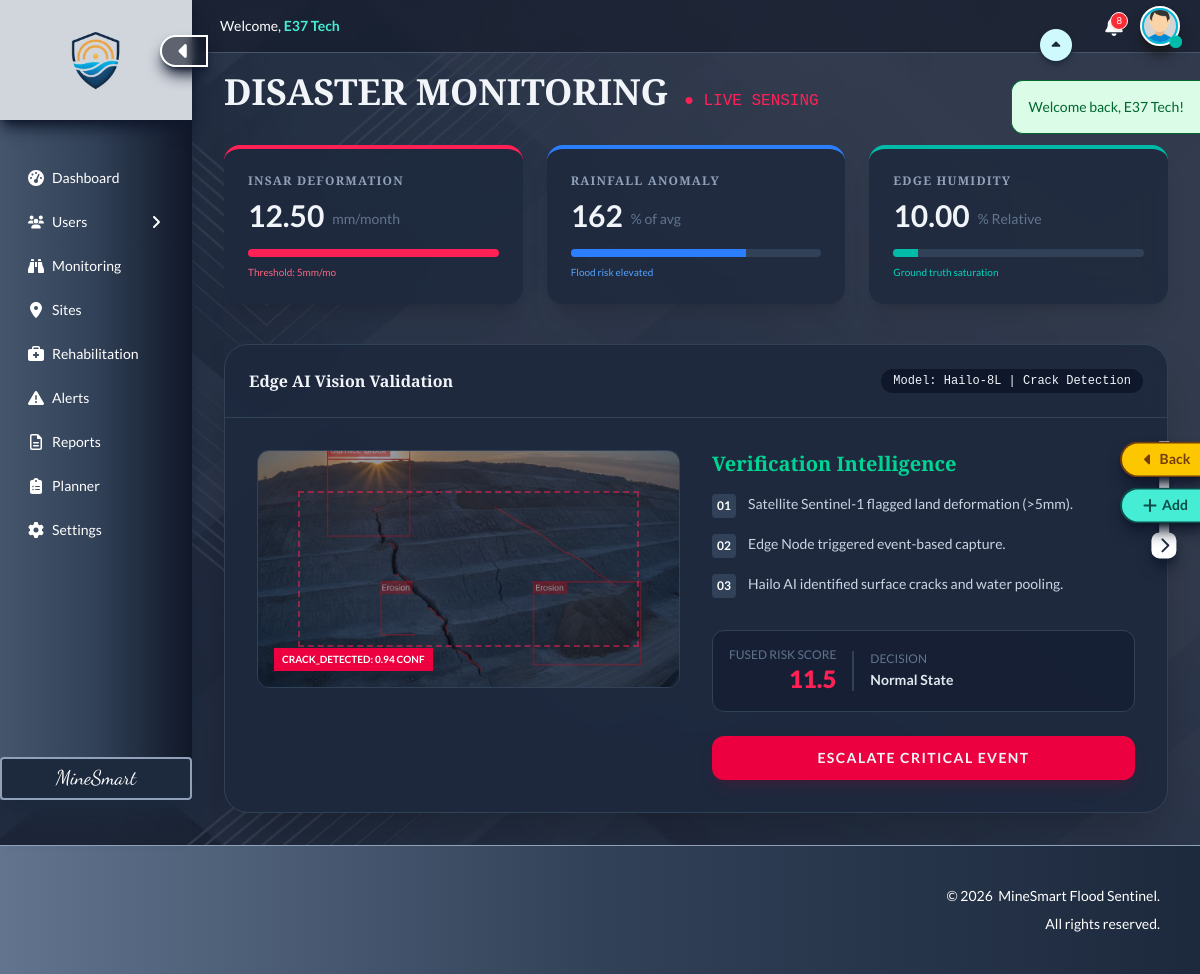
The page /disaster-monitoring (signed in) on the database its author committed.
### tables this page shows
CREATE TABLE site_monitoring (
  id INT AUTO_INCREMENT PRIMARY KEY,
  site_id INT NOT NULL,
  satellite_risk_index DECIMAL(5,2) DEFAULT 0.00,
  edge_verification_index DECIMAL(5,2) DEFAULT 0.00,
  final_risk_score DECIMAL(5,2) DEFAULT 0.00,
  system_decision VARCHAR(100) DEFAULT 'Normal State',
  last_sync TIMESTAMP DEFAULT CURRENT_TIMESTAMP ON UPDATE CURRENT_TIMESTAMP,
  FOREIGN KEY (site_id) REFERENCES sites(id) ON DELETE CASCADE
);

### app/helpers/risk_processor.php (called while the page is built, shortened)
<?php
  function getSiteRiskData($site_id, $pdo) {
    $stmt = $pdo->prepare("SELECT * FROM site_monitoring WHERE site_id = ?");
    $stmt->execute([$site_id]);
    return $stmt->fetch(PDO::FETCH_ASSOC);
  }
?>

### app/views/disaster-monitoring/index.php (the view, shortened to what this page needs)
<?php
  require __DIR__ . '/../../helpers/online_connector.php';
  require __DIR__ . '/../../helpers/risk_processor.php';
  $site_id = $_GET['id'] ?? 1;
  $riskData = getSiteRiskData($site_id, $pdo);
?>
<!DOCTYPE html>
<html lang="en">
  <head>
    <link href="<?php echo ROOT_URL; ?>/assets/css/output.css" rel="stylesheet">
  </head>
  <body class="relative bg-slate-900 text-slate-100 max-w-full overflow-x-hidden">
    <?php include '../includes/sidebar.php'; ?>
    <?php require __DIR__ . '/../includes/message.php'; ?>
    <main id="mainContent" class="relative min-h-screen w-[calc(100%-12rem)] ml-auto flex-1 flex flex-col overflow-hidden transition-all duration-500 ease-in-out">
      <?php include '../includes/header.php'; ?>
      <?php require __DIR__ . '/../includes/navigation.php'; ?>
      <section class="overflow-y-auto p-8 flex-grow pt-18">
        <div class="flex items-baseline gap-4 mb-8">
          <h1 class="text-4xl font-black">DISASTER MONITORING</h1>
          <span class="text-rose-500 font-mono animate-pulse">● LIVE SENSING</span>
        </div>
        <div class="grid grid-cols-1 md:grid-cols-3 gap-6 mb-10">
          <div class="bg-slate-800/80 backdrop-blur-md p-6 rounded-2xl border-t-4 border-rose-500 shadow-xl">
            <h3 class="text-slate-400 text-xs uppercase font-bold tracking-widest">InSAR Deformation</h3>
            <div class="flex items-end gap-2 mt-2">
              <span class="text-3xl font-bold"><?= $riskData['satellite_risk_index'] ?? '0.0' ?></span>
              <span class="text-slate-500 text-sm mb-1">mm/month</span>
            </div>
            <div class="mt-4 h-2 bg-slate-700 rounded-full overflow-hidden">
              <div class="bg-rose-500 h-full" style="width: <?= min(($riskData['satellite_risk_index'] ?? 0) * 10, 100) ?>%"></div>
            </div>
            <p class="text-[10px] mt-2 text-rose-400">Threshold: 5mm/mo</p>
          </div>
          <div class="bg-slate-800/80 backdrop-blur-md p-6 rounded-2xl border-t-4 border-blue-500 shadow-xl">
            <h3 class="text-slate-400 text-xs uppercase font-bold tracking-widest">Rainfall Anomaly</h3>
            <div class="flex items-end gap-2 mt-2">
              <span class="text-3xl font-bold">162</span>
              <span class="text-slate-500 text-sm mb-1">% of avg</span>
            </div>
            <div class="mt-4 h-2 bg-slate-700 rounded-full overflow-hidden">
              <div class="bg-blue-500 h-full w-[70%]"></div>
            </div>
            <p class="text-[10px] mt-2 text-blue-400">Flood risk elevated</p>
          </div>
          <div class="bg-slate-800/80 backdrop-blur-md p-6 rounded-2xl border-t-4 border-teal-500 shadow-xl">
            <h3 class="text-slate-400 text-xs uppercase font-bold tracking-widest">Edge Humidity</h3>
            <div class="flex items-end gap-2 mt-2">
              <span class="text-3xl font-bold"><?= $riskData['edge_verification_index'] ?? '0' ?></span>
              <span class="text-slate-500 text-sm mb-1">% Relative</span>
            </div>
            <div class="mt-4 h-2 bg-slate-700 rounded-full overflow-hidden">
              <div class="bg-teal-500 h-full" style="width: <?= $riskData['edge_verification_index'] ?? 0 ?>%"></div>
            </div>
            <p class="text-[10px] mt-2 text-teal-400">Ground truth saturation</p>
          </div>
        </div>
        <div class="bg-slate-800/90 backdrop-blur-lg rounded-3xl border border-slate-700 overflow-hidden shadow-2xl">
          <div class="p-6 border-b border-slate-700 flex justify-between items-center">
            <h3 class="font-bold">Edge AI Vision Validation</h3>
            <span class="px-3 py-1 bg-slate-900 rounded-full text-xs font-mono">Model: Hailo-8L | Crack Detection</span>
          </div>
          <div class="grid grid-cols-1 md:grid-cols-2 gap-8 p-8">
            <div class="aspect-video bg-slate-900 rounded-xl border border-slate-700 relative flex items-center justify-center overflow-hidden">
              <img src="<?php echo ROOT_URL; ?>/assets/images/edge-cam-sample.webp" class="object-cover w-full h-full opacity-60">
              <div class="absolute inset-0 border-2 border-dashed border-rose-500/50 m-10"></div>
              <div class="absolute bottom-4 left-4 bg-rose-600 text-white text-[10px] font-bold px-2 py-1">CRACK_DETECTED: 0.94 CONF</div>
            </div>
            <div class="flex flex-col justify-center">
              <h4 class="text-xl font-bold mb-4 text-emerald-400">Verification Intelligence</h4>
              <ul class="space-y-4">
                <li class="flex items-start gap-3">
                  <span class="w-6 h-6 bg-slate-700 rounded flex items-center justify-center text-xs font-bold text-white">01</span>
                  <p class="text-sm text-slate-300">Satellite Sentinel-1 flagged land deformation (>5mm).</p>
                </li>
                <li class="flex items-start gap-3">
                  <span class="w-6 h-6 bg-slate-700 rounded flex items-center justify-center text-xs font-bold text-white">02</span>
                  <p class="text-sm text-slate-300">Edge Node triggered event-based capture.</p>
                </li>
                <li class="flex items-start gap-3">
                  <span class="w-6 h-6 bg-slate-700 rounded flex items-center justify-center text-xs font-bold text-white">03</span>
                  <p class="text-sm text-slate-300">Hailo AI identified surface cracks and water pooling.</p>
                </li>
              </ul>
              <div class="mt-8 flex items-center gap-4 p-4 bg-slate-900/50 rounded-xl border border-slate-700">
                <div class="text-right">
                  <span class="text-xs text-slate-500 block uppercase">Fused Risk Score</span>
                  <span class="text-2xl font-black text-rose-500"><?= number_format($riskData['final_risk_score'] ?? 0, 1) ?></span>
                </div>
                <div class="h-10 w-[2px] bg-slate-700"></div>
                <div class="flex-grow">
                  <span class="text-xs text-slate-500 block uppercase">Decision</span>
                  <span class="text-sm font-bold text-slate-200"><?= $riskData['system_decision'] ?? 'Waiting for data...' ?></span>
                </div>
              </div>
              <button class="mt-6 py-3 bg-rose-600 hover:bg-rose-700 rounded-xl font-bold uppercase tracking-widest text-sm transition-all shadow-lg shadow-rose-900/20">Escalate Critical Event</button>
            </div>
          </div>
        </div>
      </section>
    </main>
    <?php include '../includes/footer.php'; ?>
  </body>
</html>

### rows shown on the page
site_monitoring: satellite_risk_index "12.50", edge_verification_index "10.00", final_risk_score "11.5", system_decision "Normal State"

### other values the page prints
$message['text'] "Welcome back, E37 Tech!"
$currentUser['full_name'] "E37 Tech"
$unreadCount "8"
